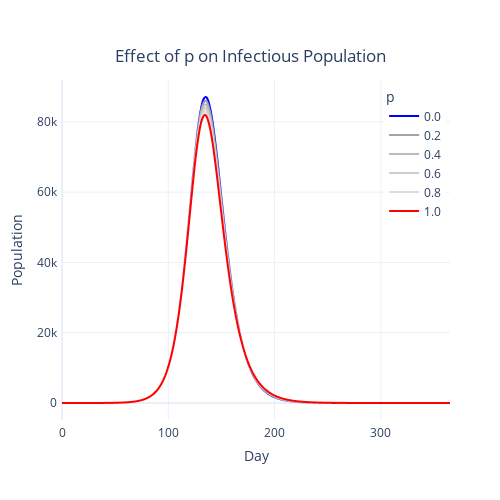

Notebook source saved alongside this figure:
### Code cell
fig = px.line(df[df['state'] == 'I'], x='step',  y='val', color='p', template='plotly_white',
              color_discrete_sequence=["blue", '#a3a3a3', '#bbbbbb', '#cccccc', '#dddddd', 'red'])
fig.update_layout(
    autosize=False,
    width=500,
    height=500,
    margin=dict(
        l=50,
        r=50,
        b=80,
        t=80,
        pad=4
    ),
    yaxis=dict(
        title_text="Population",
    ),
    xaxis=dict(
        title_text="Day",
    ),
    title={
    'text': "Effect of p on Infectious Population",
    'y':0.9,
    'x':0.5,
    'xanchor': 'center',
    'yanchor': 'top'},
    legend=dict(
        yanchor="top",
        y=0.99,
        xanchor="right",
        x=0.99
    )
)
fig.show()
fig.write_image('maternal_immunity_I.png')

### Figure 1 — Plotly figure (JSON) as saved in the notebook; plotly's stock layout.template omitted (floating-point values rounded to 4 significant figures; data arrays with more than 128 entries replaced by an {"elided": "..."} marker saying what was removed)
{"data": [{"hovertemplate": "p=0.0<br>step=%{x}<br>val=%{y}<extra></extra>", "legendgroup": "0.0", "line": {"color": "blue", "dash": "solid"}, "marker": {"symbol": "circle"}, "mode": "lines", "name": "0.0", "showlegend": true, "type": "scattergl", "x": {"elided": "366 int values"}, "xaxis": "x", "y": {"elided": "366 float values"}, "yaxis": "y"}, {"hovertemplate": "p=0.2<br>step=%{x}<br>val=%{y}<extra></extra>", "legendgroup": "0.2", "line": {"color": "#a3a3a3", "dash": "solid"}, "marker": {"symbol": "circle"}, "mode": "lines", "name": "0.2", "showlegend": true, "type": "scattergl", "x": {"elided": "366 int values"}, "xaxis": "x", "y": {"elided": "366 float values"}, "yaxis": "y"}, {"hovertemplate": "p=0.4<br>step=%{x}<br>val=%{y}<extra></extra>", "legendgroup": "0.4", "line": {"color": "#bbbbbb", "dash": "solid"}, "marker": {"symbol": "circle"}, "mode": "lines", "name": "0.4", "showlegend": true, "type": "scattergl", "x": {"elided": "366 int values"}, "xaxis": "x", "y": {"elided": "366 float values"}, "yaxis": "y"}, {"hovertemplate": "p=0.6<br>step=%{x}<br>val=%{y}<extra></extra>", "legendgroup": "0.6", "line": {"color": "#cccccc", "dash": "solid"}, "marker": {"symbol": "circle"}, "mode": "lines", "name": "0.6", "showlegend": true, "type": "scattergl", "x": {"elided": "366 int values"}, "xaxis": "x", "y": {"elided": "366 float values"}, "yaxis": "y"}, {"hovertemplate": "p=0.8<br>step=%{x}<br>val=%{y}<extra></extra>", "legendgroup": "0.8", "line": {"color": "#dddddd", "dash": "solid"}, "marker": {"symbol": "circle"}, "mode": "lines", "name": "0.8", "showlegend": true, "type": "scattergl", "x": {"elided": "366 int values"}, "xaxis": "x", "y": {"elided": "366 float values"}, "yaxis": "y"}, {"hovertemplate": "p=1.0<br>step=%{x}<br>val=%{y}<extra></extra>", "legendgroup": "1.0", "line": {"color": "red", "dash": "solid"}, "marker": {"symbol": "circle"}, "mode": "lines", "name": "1.0", "showlegend": true, "type": "scattergl", "x": {"elided": "366 int values"}, "xaxis": "x", "y": {"elided": "366 float values"}, "yaxis": "y"}], "layout": {"autosize": false, "height": 500, "legend": {"title": {"text": "p"}, "tracegroupgap": 0, "x": 0.99, "xanchor": "right", "y": 0.99, "yanchor": "top"}, "margin": {"b": 80, "l": 50, "pad": 4, "r": 50, "t": 80}, "title": {"text": "Effect of p on Infectious Population", "x": 0.5, "xanchor": "center", "y": 0.9, "yanchor": "top"}, "width": 500, "xaxis": {"anchor": "y", "domain": [0, 1], "title": {"text": "Day"}}, "yaxis": {"anchor": "x", "domain": [0, 1], "title": {"text": "Population"}}}}
